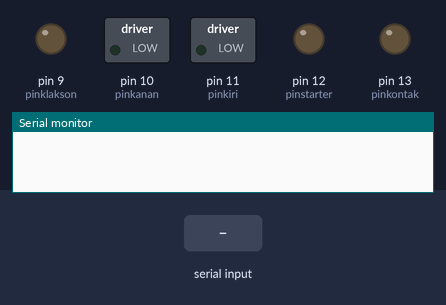
The sketch below on a simulated Arduino Uno, built with avr-gcc and run on an emulated ATmega328P. Parts: switched loads named in the sketch (green lamp = pin HIGH), output pins drawn as LEDs (lit = HIGH), the last lines printed to the serial monitor. The inputs (shaded band) are chosen by the test bench.

Above: at 1.2 s.
1.3 s: "1" received over Serial
At 2.4 s:
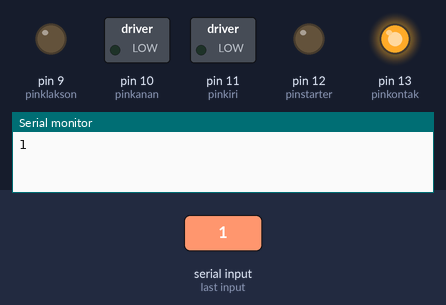
2.8 s: "2" received over Serial
At 3.5 s:
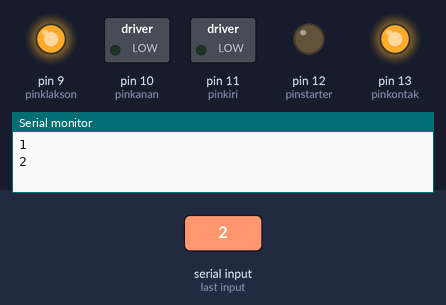
4.3 s: "A" received over Serial
At 4.7 s:
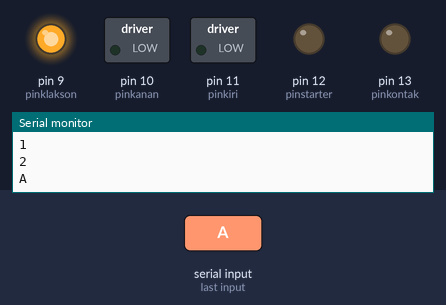
5.8 s: "3" received over Serial
At 7.0 s:
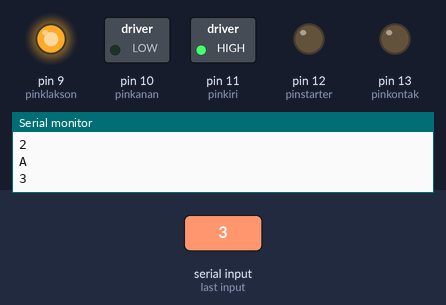
7.3 s: "B" received over Serial
At 8.2 s:
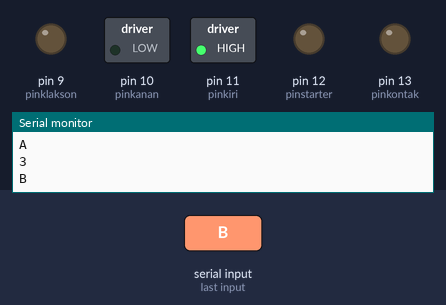
8.8 s: "4" received over Serial
At 9.3 s:
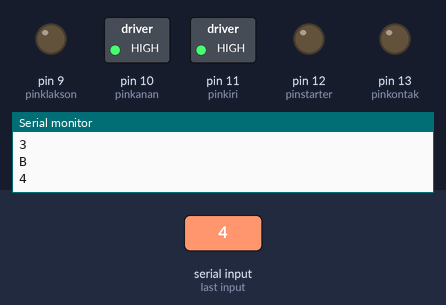
Timing chart, 0 to 11.3 s (numbered marks = the images above; inputs shaded):
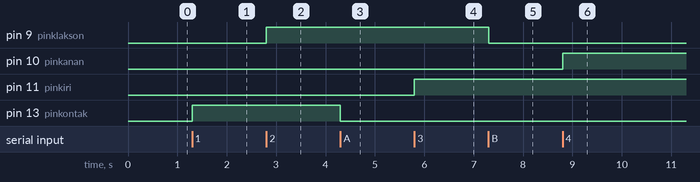

Measured:
- after the input at 1.3 s, pin 13 (pinkontak): LOW → HIGH at once
- after the input at 2.8 s, pin 9 (pinklakson): LOW → HIGH at once
- after the input at 4.3 s, pin 13 (pinkontak): HIGH → LOW at once
- after the input at 5.8 s, pin 11 (pinkiri): LOW → HIGH at once
- after the input at 7.3 s, pin 9 (pinklakson): HIGH → LOW at once
- after the input at 8.8 s, pin 10 (pinkanan): LOW → HIGH at once

The sketch:

RemoteSmartMotorcycle_verse1.ino
```cpp
//rOBOT REMOTE BLUETOOTH 05

//#include <SoftwareSerial.h> //wajib pake kalau pin bluetooth tidak di 0 dan 1

//PIN BLUETOOTH RX,TX,0,1
//control pins
const int pinkontak = 13;
const int pinstarter = 12;
const int pinkiri = 11;
const int pinkanan = 10;
const int pinklakson = 9;


char val;
void setup() {

  // Control Pins as Output
  pinMode(pinkontak, OUTPUT);
  pinMode(pinstarter, OUTPUT);
  pinMode(pinklakson, OUTPUT);
  pinMode(pinkiri, OUTPUT);
  pinMode(pinkanan, OUTPUT);


  Serial.begin(9600);
}

void kontakon()
{
 digitalWrite(pinkontak, HIGH);
}

void kontakoff()
{
 digitalWrite(pinkontak, LOW);
}

void klaksonon()
{
 digitalWrite(pinklakson, HIGH);
}

void klaksonoff()
{
 digitalWrite(pinklakson, LOW);
}
void starteron()
{
 digitalWrite(pinstarter, HIGH);
}

void starteroff()
{
 digitalWrite(pinstarter, LOW);
}

void kirion()
{
 digitalWrite(pinkiri, HIGH);
// delay(300);
// digitalWrite(pinkiri, LOW);
// delay(300);
}

void kirioff()
{
 digitalWrite(pinkiri, LOW);
}

void kananon()
{
 digitalWrite(pinkanan, HIGH);
// delay(300);
// digitalWrite(pinkanan, LOW);
// delay(300);

}

void kananoff()
{
 digitalWrite(pinkanan, LOW);
}

void hazardon()
{
 digitalWrite(pinkiri, HIGH);
 digitalWrite(pinkanan, HIGH);
// delay(300);
// digitalWrite(pinkiri, LOW);
// digitalWrite(pinkanan, LOW);
// delay(300);
}

void hazardoff()
{
 digitalWrite(pinkiri, LOW);
 digitalWrite(pinkanan, LOW);
}


void loop() {
if( Serial.available() >0 ) {
    val = Serial.read();
    Serial.println(val);
}
  if( val == '1' ) {
    kontakon(); }
  else if( val == '2' ) {
    klaksonon(); }
  else if( val == '3' ) {
    kirion(); }
  else if( val == '4' ) {
    kananon(); }
  else if( val == '5' ) {
    hazardon(); }
  else if( val == '6' ) {
    starteron(); }

  else if( val == 'A' ) {
    kontakoff(); }
  else if( val == 'B' ) {
    klaksonoff(); }
  else if( val == 'C' ) {
    kirioff(); }
  else if( val == 'D' ) {
    kananoff(); }
  else if( val == 'E' ) {
    hazardoff(); }
  else if( val == 'F' ) {
    starteroff(); }
}
```
